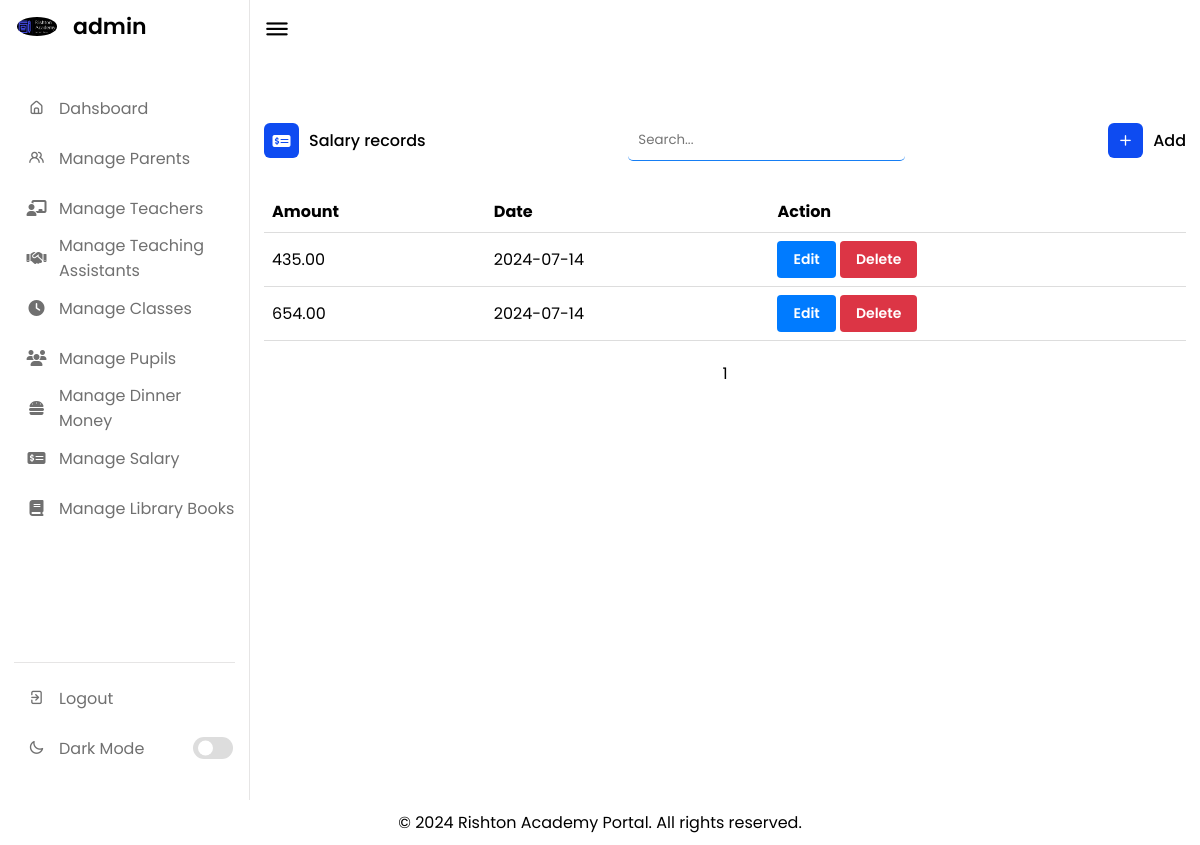
Page /manage_salary.php (signed in) on the committed database.
### tables this page shows
CREATE TABLE `salaries` (
  `SalaryID` int(11) NOT NULL,
  `Amount` decimal(10,2) DEFAULT NULL,
  `Date` date DEFAULT NULL
);

### manage_salary.php (the view, shortened to what this page needs)
<?php
require_once('./config/connection.php');
require_once('./includes/head.php');
require_once('./includes/nav.php');
require_once('./config/helper.php');
$records_per_page = 10;
$current_page = isset($_GET['page']) ? (int)$_GET['page'] : 1;
$start_from = ($current_page - 1) * $records_per_page;
$query = "SELECT * FROM salaries
          LIMIT $start_from, $records_per_page";
$data = fetchData($query, $connect);
?>
<div class="dash-content">
    <div class="activity">
        <div class="title">
            <div class="left">
            <i class="fas fa-money-check-alt"></i>
                <span class="text">Salary records</span>
            </div>
            <input type="sraerch" onkeyup="searchData(this, 'process/salary/search')" name="search" placeholder="Search..." id="search">
            <div class="right">
                <a href="./salary_add"><i class="uil uil-plus"></i>
                    <span class="text">Add</span></a>
            </div>
        </div>
        <div class="table-responsive">
            <table class="table table-bordered table-striped">
                <thead>
                    <tr>
                        <th>Amount</th>
                        <th>Date</th>
                        <th>Action</th>
                    </tr>
                </thead>
                <tbody>
                    <?php foreach ($data as $val) : ?>
                        <tr>
                            <td><?= $val['Amount'] ?></td>
                            <td><?= $val['Date'] ?></td>
                            <td>
                            <button class="btn btn-sm btn-primary"><a href="./salary_add?id=<?= $val['SalaryID'] ?>" class="btn-a">Edit</a></button>
                            <button class="btn btn-sm btn-danger" onclick="return confirm('are you sure want to delete this record?')"><a href="./process/salary/delete?id=<?= $val['SalaryID'] ?>" class="btn-a">Delete</a></button>
                            </td>
                        </tr>
                    <?php endforeach; ?>
                </tbody>
            </table>
            <?php
            $total_records_query = "SELECT COUNT(*) AS total FROM salaries";
            $total_records_result = mysqli_query($connect, $total_records_query);
            $total_records = mysqli_fetch_assoc($total_records_result)['total'];
            $base_url = './manage_salary';
            echo paginate($current_page, $total_records, $records_per_page, $base_url);
            ?>
        </div>
    </div>
</div>
</section>
<?php
require_once('includes/footer.php');
?>

### assets/css/style.css (style rules this page uses)
* { margin: 0; padding: 0; outline: none; box-sizing: border-box; font-family: 'Poppins', sans-serif; }
:root { --primary-color: #0E4BF1; --panel-color: #FFF; --text-color: #000; --black-light-color: #707070; --border-color: #e6e5e5; --toggle-color: #DDD; --box1-color: #4DA3FF; --box2-color: #FFE6AC; --box3-color: #E7D1FC; --title-icon-color: #fff; --tran-05: all 0.5s ease; --tran-03: all 0.3s ease; --tran-03: all 0.2s ease; }
body, html { min-height: 100vh; margin: 0; }
.dashboard .dash-content { padding-top: 50px; }
.dash-content .title { display: flex; align-items: center; margin: 60px 0 30px 0; }
.dash-content .title i { position: relative; height: 35px; width: 35px; background-color: var(--primary-color); border-radius: 6px; color: var(--title-icon-color); display: flex; align-items: center; justify-content: center; }
.dash-content .title .text { font-weight: 500; color: var(--text-color); margin-left: 10px; }
table { width: 100%; border-collapse: collapse; margin-bottom: 20px; }
th, td { padding: 8px; text-align: left; border-bottom: 1px solid #ddd; }
th, td { background-color: var(--panel-color); color: var(--text-color); }
.btn { display: inline-block; padding: 8px 16px; font-size: 14px; font-weight: 600; text-align: center; text-decoration: none; cursor: pointer; border: none; border-radius: 4px; transition: background-color 0.3s; }
.btn-primary { color: #fff; background-color: #007bff; }
.btn-danger { color: #fff; background-color: #dc3545; }
.btn-a { text-decoration: none; color: #fff; }
.title { display: flex; align-items: center; justify-content: space-between; }
.title .left { display: flex; align-items: center; }
.title .right a { display: flex; align-items: center; text-decoration: none; }
#search { border: 0px; border-bottom: 1px solid #0876f4f0; border-radius: 5px; background-color: var(--panel-color); color: var(--text-color); padding: 10px; }

### rows in the picture
salaries: Amount "435.00", Date "2024-07-14"
salaries: Amount "654.00", Date "2024-07-14"

### other values in the picture
$_SESSION['ADMINNAME'] "admin"
